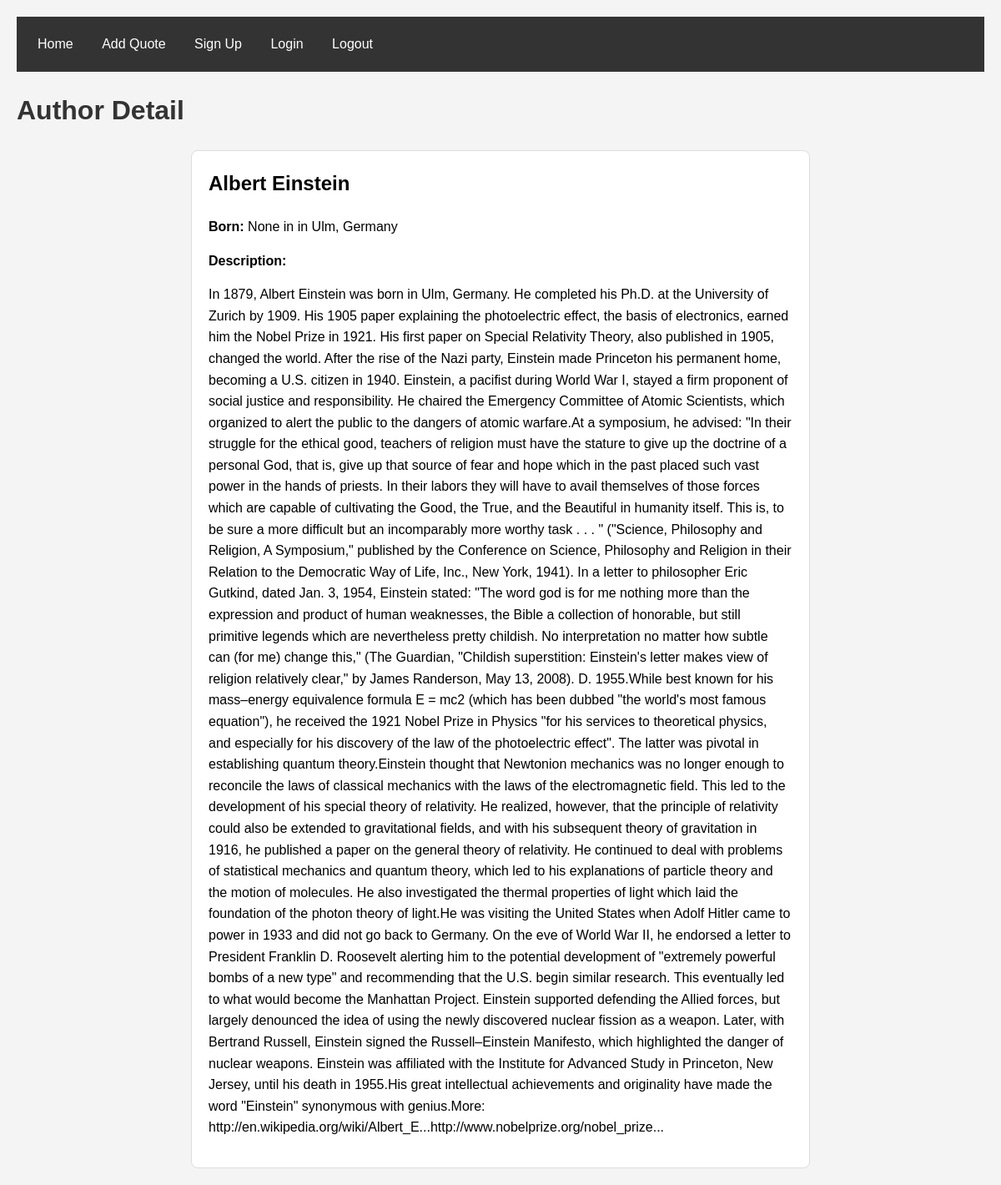
Page /author/1/ on the committed database.
### quotes/models.py (models this page shows, shortened)
class Author(models.Model):
    fullname = models.CharField(max_length=100)
    born_date = models.DateField(null=True, blank=True)
    born_location = models.CharField(max_length=100, null=True, blank=True)
    description = models.TextField(blank=True)

### quotes/views.py (the view)
# urls.py: path('author/<int:author_id>/', author_detail, name='author_detail'),
def author_detail(request, author_id):
    author = get_object_or_404(Author, id=author_id)
    return render(request, 'quotes/author_detail.html', {'author': author})

### quotes/templates/quotes/author_detail.html (shortened to what this page needs)
<!DOCTYPE html>
<html lang="en">
<head>
</head>
<body>
    <div class="navbar">
        <a href="{% url 'quotes_list' %}">Home</a>
        <a href="{% url 'new_quote' %}">Add Quote</a>
        <a href="{% url 'signup' %}">Sign Up</a>
        <a href="{% url 'login' %}">Login</a>
        <a href="{% url 'logout' %}">Logout</a>
    </div>
    <h1>Author Detail</h1>
    <div class="author-detail">
        <h2>{{ author.fullname }}</h2>
        <p><strong>Born:</strong> {{ author.born_date }} in {{ author.born_location }}</p>
        <p><strong>Description:</strong></p>
        <p>{{ author.description }}</p>
    </div>
</body>
</html>

### quotes/templates/quotes/author_detail.html (style rules this page uses)
body { font-family: Arial, sans-serif; line-height: 1.6; margin: 0; padding: 0; padding: 20px; background-color: #f4f4f4; }
h1 { color: #333; }
.author-detail { background-color: #fff; border: 1px solid #ddd; padding: 20px; border-radius: 8px; max-width: 700px; margin: 0 auto; }
.author-detail p { margin: 0 0 15px; }
.author-detail h2 { margin-top: 0; }
.navbar { background-color: #333; padding: 10px; }
.navbar a { color: #fff; text-decoration: none; padding: 10px 15px; display: inline-block; }

### rows in the picture
Author: fullname "Albert Einstein", born_date "None", born_location "in Ulm, Germany", description "In 1879, Albert Einstein was born in Ulm, Germany. He completed his Ph.D. at the University of Zurich by 1909. His 1905 paper explaining the photoelectric effect, the basis of electronics, earned him the Nobel Prize in 1921. His first paper on Special Relativity Theory, also published in 1905, changed the world. After the rise of the Nazi party, Einstein made Princeton his permanent home, becoming a U.S. citizen in 1940. Einstein, a pacifist during World War I, stayed a firm proponent of social justice and responsibility. He chaired the Emergency Committee of Atomic Scientists, which organized to alert the public to the dangers of atomic warfare.At a symposium, he advised: \"In their…"
